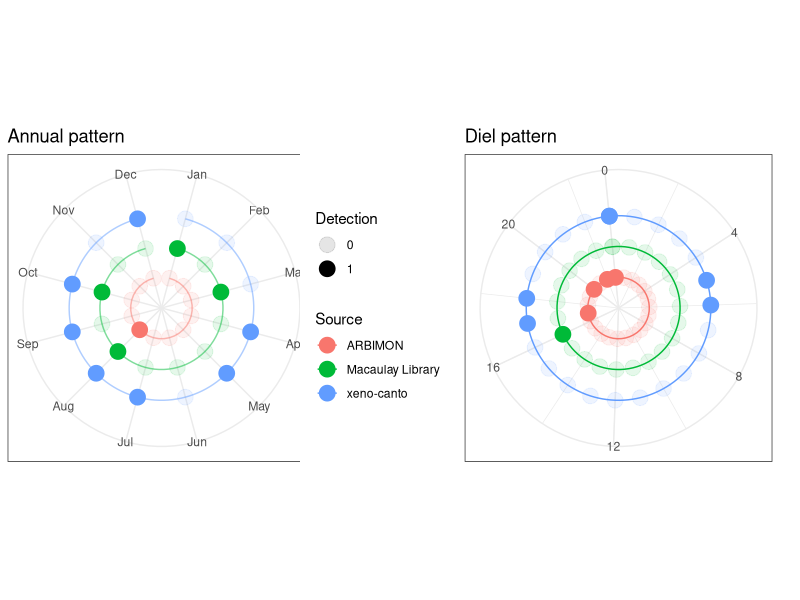

Recreate this plot in R.
#_Turdus fuscater_

library(cowplot)# ggdraw
library(tidyverse) # maneja datos
library(data.table) #manejar tables

data <- read.csv("Acoustic_records.csv")
head(data)

data<-subset(data,Month!="NA")

annual <- data %>%
  group_by(Source,Month) %>%
  summarise(freq = n())

head(annual)

annual$freq <- annual[,3] %>% mutate_if(is.numeric, ~1 * (. != 0))

a <- as.data.table(annual)

Aabsences <- data.frame("Source" = rep("ARBIMON",11),
                      "Month" = c(1:7,9:12),
                      "freq" = rep(0,11))

MLabsences <- data.frame("Source" = rep("Macaulay Library",8),
                        "Month" = c(2,4:7,9,11:12),
                        "freq" = rep(0,8))

XCabsences <- data.frame("Source" = rep("xeno-canto",5),
                         "Month" = c(1:3,6,11),
                         "freq" = rep(0,5))

an <- rbind(Aabsences,MLabsences,XCabsences,a)

an<-as.data.table(an)#to work with data.table

an[, fct_month := factor(Month, levels = 1:12, labels = month.abb)]

anf <- ggplot(an, aes(x = fct_month, y = Source, 
                           group = Source, colour = Source)) + 
  geom_line(alpha = 0.5) +
  geom_point(size = 5, aes(alpha = as.factor(freq))) +
  scale_y_discrete(expand = c(0, 1), breaks = NULL) +
  coord_polar() +
  theme_bw() + xlab(NULL) + ylab(NULL) +
  labs(title = "Annual pattern",alpha = "Detection")+
  theme(legend.position = "right")

#Dial
diel <- data %>%
  group_by(Source,Hour) %>%
  summarise(freq = n())

head(diel)

diel$freq <- rep(1,nrow(diel))

dAabsences <- data.frame("Source" = rep("ARBIMON",20),
                        "Hour" = c(0:16,18,19,21),
                        "freq" = rep(0,20))

dMLabsences <- data.frame("Source" = rep("Macaulay Library",23),
                         "Hour" = c(0:15,17:23),
                         "freq" = rep(0,23))

dXCabsences <- data.frame("Source" = rep("xeno-canto",18),
                         "Hour" = c(1:4,7:16,19:22),
                         "freq" = rep(0,18))

di <- rbind(dAabsences,dMLabsences,dXCabsences,diel)

dif <- ggplot(di, aes(x = Hour, y = Source, 
               group = Source, colour = Source)) + 
  geom_line() +
  geom_point(size = 5, aes(alpha = as.factor(freq))) +
  scale_y_discrete(expand = c(0, 1), breaks = NULL) +
  scale_x_continuous(breaks = c(0,4,8,12,16,20))+
  coord_polar(start = -0.1) +
  theme_bw() + xlab(NULL) + ylab(NULL) +
  labs(alpha = "Detection",title = "Diel pattern")+
  theme(legend.position = "left")

ggdraw()+
  draw_plot(anf, x = 0, y = 0, width = 0.6, height = 1)+
  draw_plot(dif, x = 0.375, y = 0, width = 0.6, height = 1)
